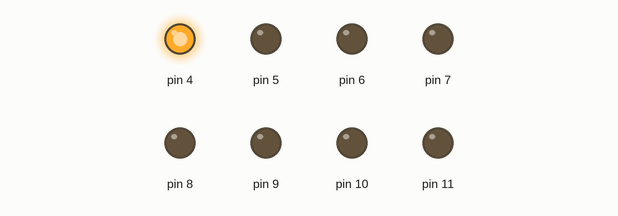
Recording of a sketch running on a simulated Arduino Uno, built with avr-gcc and run on an emulated ATmega328P. Shown: output pins drawn as LEDs (lit = HIGH).

Above: at 0.5 s.
At 2.5 s:
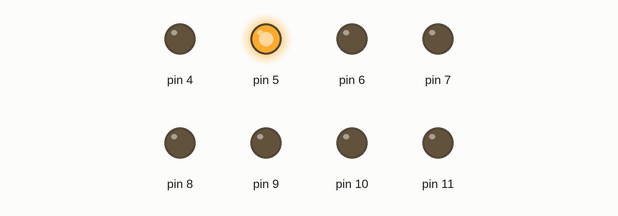
At 4.5 s:
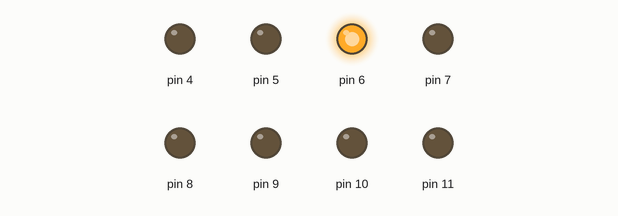
At 10.5 s:
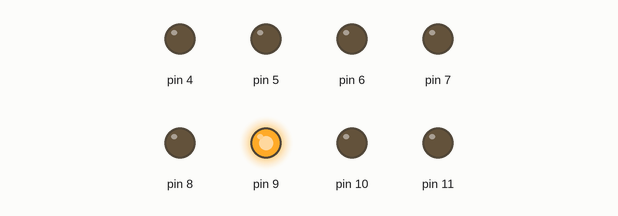
At 14.5 s:
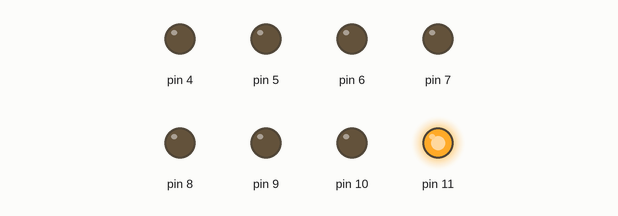
At 19.5 s:
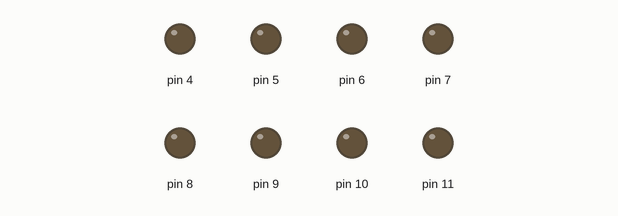
Timing chart, 0 to 20.8 s (numbered marks = the images above):
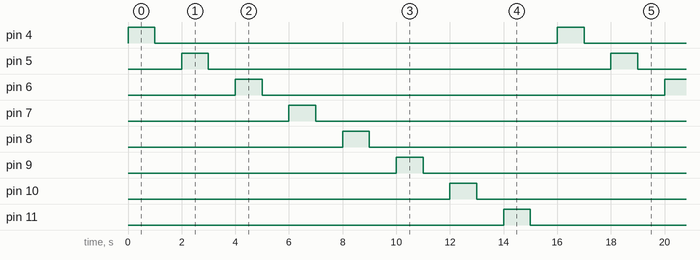

Measured:
- by itself, pin 4–11: alternates HIGH for 1.0 s and LOW for 15.0 s
- by itself, everything shown: repeats every 16.0 s, in 16 steps

The sketch:

Exercise1.ino
```cpp
void setup() {
  // put your setup code here, to run once:

  // PORT B(pin 8-11)
  DDRB = 0b00001111;
  // PORT D(pin 4-7)
  DDRD = 0b11110000;

}

void loop() {
  // put your main code here, to run repeatedly:
  //start pin4 to 11

  for(int i1=0; i1<4; i1++) {
    PORTD = 0x10 << i1;
    delay(1000);
    PORTD = 0x00;
    delay(1000);
  }

  for(int i2=0; i2<4; i2++) {
    PORTB = 1 << i2;
    delay(1000);
    PORTB = 0x00;
    delay(1000);
  }
}
```
